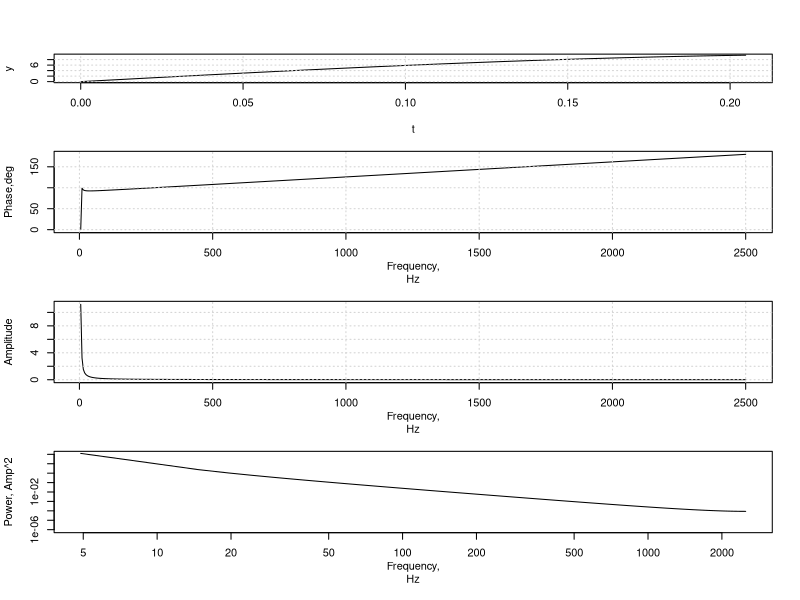

Here is the R script that generated this plot:
func<-function(x)
{
   mag2<<-mag^2
   f<<-f
        approx(f,mag2,x)$y
}


layout(matrix(c(1,2,3,4), 4, 1, byrow = TRUE))
#SETUP
   T    <- 0.2048 #time 0 -> T 
   dt   <- 1.0/5000 #s
   n    <- T/dt
   F    <- 1/dt # freq domain -F/2 -> F/2
   df   <- 1/T
   t    <- seq(0,T,by=dt)  
   freq <- 1 #Hz

#SIGNAL FUNCTION
   y     <- 10*sin(2*pi*freq*t) 

#FREQ ARRAY
   f <- 1:length(t)/T 

#FOURIER WORK
   Y     <- fft(y)
   mag   <- sqrt(Re(Y)^2+Im(Y)^2)*2/n #Amplitude
   phase <- Arg(Y)*180/pi 
   Yr    <- Re(Y)
   Yi    <- Im(Y)

#PLOT SIGNALS
   plot(t,y,type="l",xlim=c(0,T)) 
   grid(NULL,NULL, col = "lightgray", lty = "dotted",lwd = 1)
   par(mar=c(5, 4, 0, 2) + 0.1)
   
   plot(f[1:length(f)/2],phase[1:length(f)/2],type="l",xlab="Frequency,
Hz",ylab="Phase,deg")
   grid(NULL,NULL, col = "lightgray", lty = "dotted",lwd = 1)
   
   plot(f[1:length(f)/2],mag[1:length(f)/2],type="l",xlab="Frequency,
Hz",ylab="Amplitude")
   grid(NULL,NULL, col = "lightgray", lty = "dotted",lwd = 1) 
   
   plot(f[1:length(f)/2],(mag^2)[1:length(f)/2],type="l",xlab="Frequency,
Hz",ylab="Power, Amp^2",log="xy",ylim=c(10^-6,100))
        
        pref<-20E-6 #pa
        p<-integrate(func,f[1],f[length(f)/2])
   pwrDB<-10*log10(p$value/pref^2)
        cat("Area under power curve: ",p$value,"Pa ",pwrDB," dB\n")

